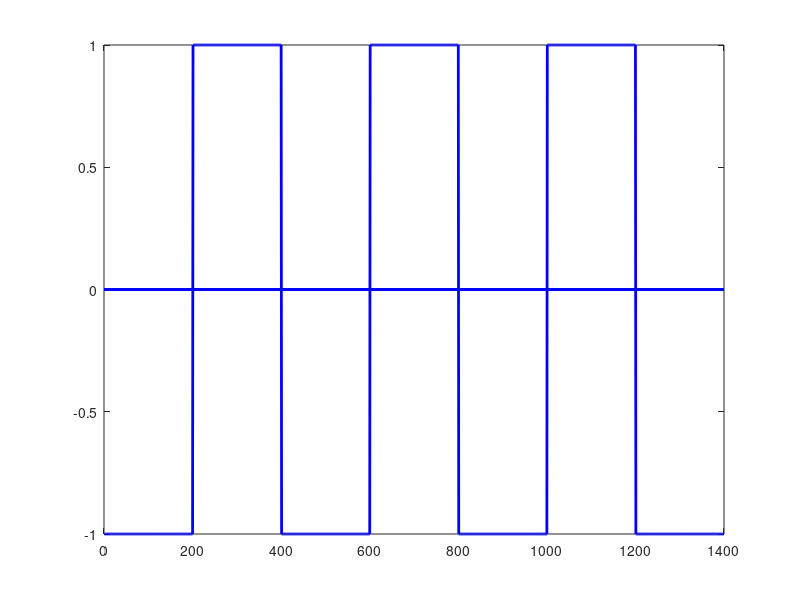

This figure's MATLAB source:
data =[1 1 1 1 1 1 1];

point =200;

signal=zeros(length(data)*point);
k=1;
prev=1;
for i=1:length(data)
  if data(i)==0
    for j=1:point
      signal(k)=prev;
      k++;
    endfor
  else
    prev*=-1;
    for j=1:point
      signal(k)=prev;
      k++;
    endfor
  endif
endfor


size =1:1/point:length(data)-1/point;
plot(signal,'LineWidth',2,'blue');


#decoding
#if the last point of a level is equal
#to the first point of the next level
#then  decode(i)=0;
# else decode(i)=1

decode =zeros(1,length(data));
k=1;
check=signal(1);
decode(k)=data(1);
k++;
for i=1:length(data)-1
  if signal(i*point) !=signal(i*point+1)
    decode(k)=1;
    k++;
  else
    decode(k)=0;
    k++;
  endif
endfor
disp(decode);
